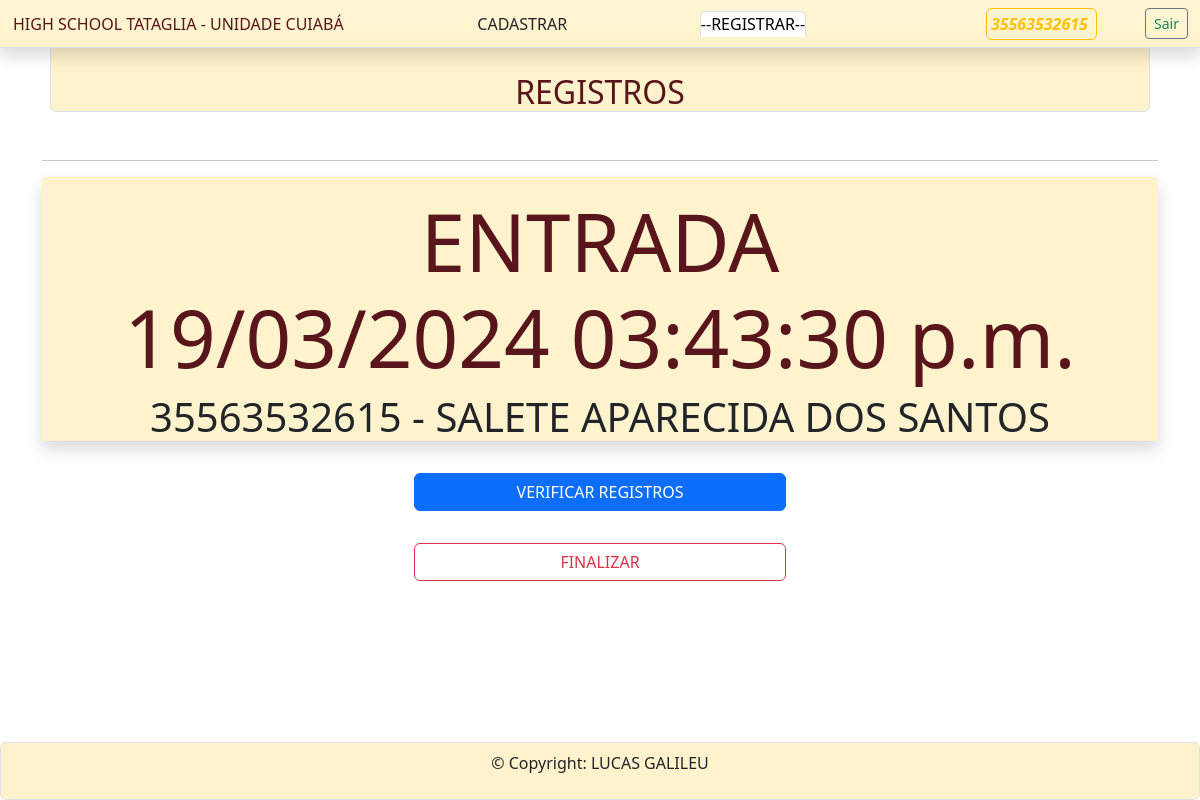
The page /registro_atual/ (signed in) on the database its author committed.
### myapp/models.py (models this page shows, shortened)
class Registro(models.Model):
  id = models.AutoField(primary_key=True)
  entrada = models.BooleanField()
  datahora = models.DateTimeField()
  pessoa = models.ForeignKey(Pessoa, on_delete=models.CASCADE, blank=False)

class Pessoa(models.Model):
  id = models.AutoField(primary_key=True)
  nome = models.CharField(max_length=100, validators=[MinLengthValidator(1)])
  mae = models.CharField(max_length=100, validators=[MinLengthValidator(1)])
  pai = models.CharField(max_length=100, validators=[MinLengthValidator(1)])
  telefone = models.CharField(max_length=15,
                              validators=[
                                  RegexValidator(regex=r'^\d{10,15}$',
                                                 message='Telefone inválido')
                              ])
  nascimento = models.DateField()
  cpf = models.CharField(max_length=11,
                         validators=[
                             MinLengthValidator(11),
                             RegexValidator(regex=r'^\d{11}$',
                                            message='CPF inválido')
                         ],
                         unique=True)
  enderecos = models.ForeignKey(Endereco,
                                on_delete=models.CASCADE,
                                blank=False)
  usuario = models.OneToOneField(User,
                                 related_name='pessoa',
                                 on_delete=models.CASCADE)

### myapp/views.py (the view)
# urls.py: path('registro_atual/', views.registro_atual_view, name='registro_atual_view'),
def registro_atual_view(request):
  username = request.user.username
  pessoa = request.user.pessoa
  registros = Registro.objects.all()[::-1]
  if request.method == 'GET':
    return render(
        request, 'registro_atual.html', {
            'username': username,
            'authenticated': True,
            'registros': registros,
            'pessoa': pessoa,
        })
  else:
    return HttpResponseBadRequest()

### myapp/templates/registro_atual.html (shortened to what this page needs)
{% extends "base2.html" %}
{% block nav %}
<a class="nav-link ml-auto text-danger-emphasis" href='/home'>HIGH SCHOOL TATAGLIA - UNIDADE CUIABÁ</a>
<a class="nav-link" href='/cadastro'>CADASTRAR</a>
<a class="nav-link active" href='/registro'>--REGISTRAR--</a>
{% endblock nav %}
{% block username %}
{% if authenticated %}
<span class="m-5 me-5 text-warning fw-bold fst-italic border border-warning rounded text-center align-middle p-1">
    {{ username }}
</span>
<a class="btn btn-sm btn-outline-secondary text-success" href='/logout'>Sair</a>
{% else %}
<a class="btn btn-sm btn-outline-secondary text-success" href='/login'>Entrar</a>
{% endif %}
{% endblock username %}
{% block test %}
<br>
<h2 class='border rounded pt-5 sticky-bottom text-danger-emphasis bg-warning-subtle text-center m-auto col-11'> REGISTROS </h2>
{% endblock test %}
{% block conteudo %}
<hr>
  <div class='shadow mt-3 mb-3 pt-2 container bg-warning-subtle'>
  <div class="d-flex justify-content-center ">
      <div class="m-2 d-flex align-items-center">
          <div class="display-1 col-12 text-center text-danger-emphasis">
            {% if registros %}
                {% with ultimo_registro=registros.0 %}
                    <div class="display-1 col-12 text-center text-uppercase text-danger-emphasis">
                        {% if ultimo_registro.entrada %}Entrada{% else %}Saída{% endif %}
                    </div>
                    <div class="display-1 col-12 text-center text-danger-emphasis">
                        {{ ultimo_registro.datahora|date:'d/m/Y h:i:s a' }}
                    </div>
                {% endwith %}
            {% endif %}
          </div>
      </div>
  </div>
    {% if username == pessoa.cpf %}
  <div class="row">
      <div class="col-12">
          <div class="d-flex justify-content-center align-items-center">
              <div class="display-6 text-center">
                  <div class='font-weight-bold text-uppercase'>{{ pessoa.cpf }} - {{ pessoa.nome }}</div>
              </div>
          </div>
      </div>
  </div>
    {% endif %}
</div>
<div class="d-flex justify-content-center align-items-center">
    <a class='btn btn-primary text-center col-md-4 m-3' href='/registro_confirmado'>VERIFICAR REGISTROS</a>
</div>
<div class="d-flex justify-content-center align-items-center">
    <a class='btn btn-outline-danger text-center col-md-4 m-3' href='/logout'>FINALIZAR</a>
</div>
{% endblock conteudo %}

### rows shown on the page
Registro: datahora "19/03/2024 03:43:30 p.m."
Pessoa: cpf "35563532615", nome "SALETE APARECIDA DOS SANTOS"

### other values the page prints
{{ username }} "35563532615"
